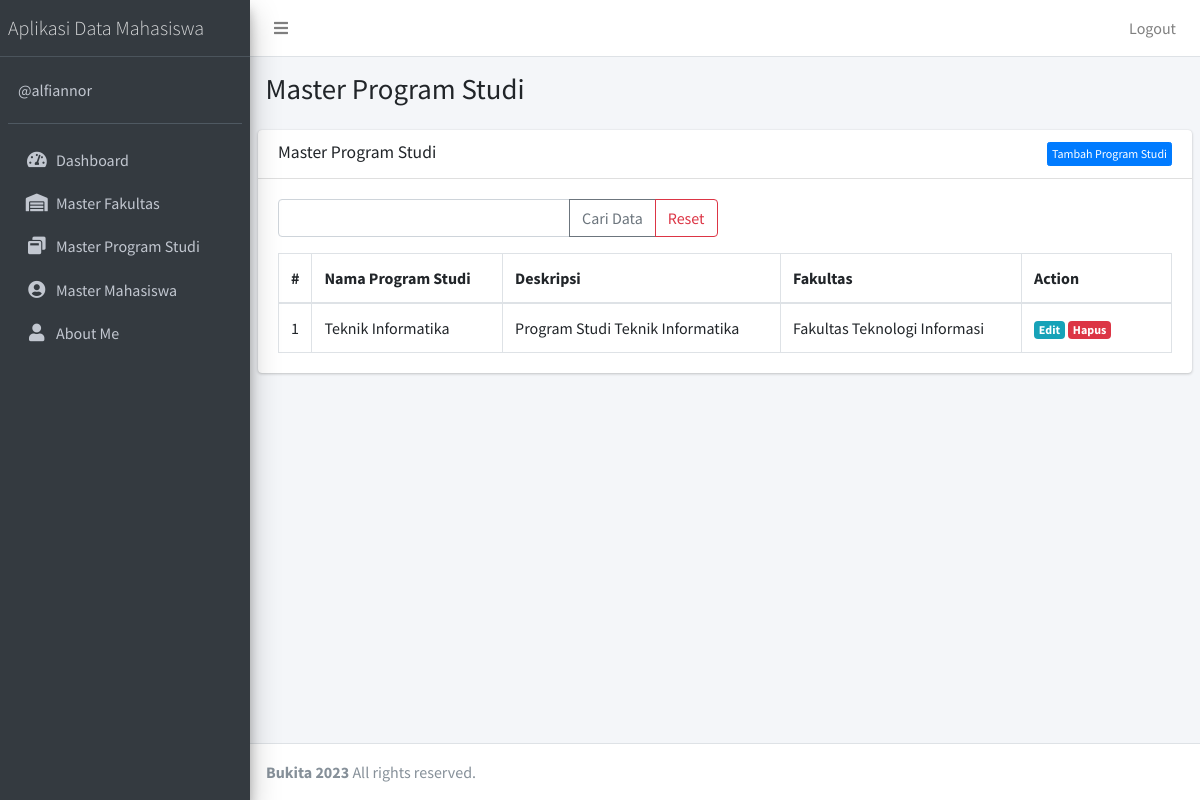
The app's page /public/programstudi (signed in) with its own data.
### tables this page shows
CREATE TABLE `programstudi` (
  `ProgramStudiID` int NOT NULL,
  `NamaProgramStudi` varchar(255) NOT NULL,
  `Deskripsi` text,
  `FakultasID` int DEFAULT NULL
);

CREATE TABLE `fakultas` (
  `FakultasID` int NOT NULL,
  `NamaFakultas` varchar(255) NOT NULL,
  `AlamatFakultas` text,
  `Deskripsi` text
);

### app/core/Controller.php (called while the page is built, shortened)
<?php
class Controller
{
    public function view($view, $data = [])
    {
        require_once '../app/views/' . $view . '.php';
    }
    public function model($model)
    {
        return new $model;
    }
}

### app/controllers/ProgramStudi.php (called while the page is built, shortened)
<?php
class ProgramStudi extends Controller
{
    public function index()
    {
        $data['title'] = 'Master Program Studi';
        $data['programstudi'] = $this->model('ProgramStudiModel')->getAllProgramStudi();
        $this->view('programstudi/index', $data);
    }
}

### app/core/App.php (called while the page is built, shortened)
<?php
class App
{
    protected $method = 'index';
    protected $params = [];
    public function __construct()
    {
        $this->controller = new $this->controller;
        call_user_func_array([$this->controller, $this->method], $this->params);
    }
}

### public/index.php (called while the page is built, shortened)
<?php
$app = new App;

### app/core/Database.php (called while the page is built, shortened)
<?php
class Database
{
    private $host = DB_HOST;
    private $user = DB_USER;
    private $pass = DB_PASS;
    private $dbnm = DB_NAME;
    private $dbh;
    private $stmt;
    public function __construct()
    {
        $dsn = 'mysql:host=' . $this->host . ';dbname=' . $this->dbnm;
        $option = [
            PDO::ATTR_PERSISTENT => true,
            PDO::ATTR_ERRMODE => PDO::ERRMODE_EXCEPTION
        ];
        try {
            $this->dbh = new PDO($dsn, $this->user, $this->pass, $option);
        } catch (PDOException $e) {
            die($e->getMessage());
        }
    }
    public function query($query)
    {
        $this->stmt = $this->dbh->prepare($query);
    }
    public function execute()
    {
        $this->stmt->execute();
    }
    public function resultSet()
    {
        $this->execute();
        return $this->stmt->fetchAll(PDO::FETCH_ASSOC);
    }
}

### app/models/ProgramStudiModel.php (called while the page is built, shortened)
<?php
class ProgramStudiModel
{
    private $db;
    public function __construct()
    {
        $this->db = new Database;
    }
    public function getAllProgramStudi()
    {
        $this->db->query('SELECT ProgramStudi.*, Fakultas.NamaFakultas FROM ProgramStudi LEFT JOIN Fakultas ON ProgramStudi.FakultasID = Fakultas.FakultasID');
        return $this->db->resultSet();
    }
}

### app/views/programstudi/index.php (the view, shortened to what this page needs)
<div class="content-wrapper">
    <section class="content-header">
        <div class="container-fluid">
            <div class="row mb-2">
                <div class="col-sm-6">
                    <h1><?= $data['title']; ?></h1>
                </div>
            </div>
        </div>
    </section>
    <section class="content">
        <div class="card">
            <div class="card-header">
                <h3 class="card-title"><?= $data['title'] ?></h3> <a href="<?= base_url; ?>/programstudi/tambah" class="btn float-right btn-xs btn btn-primary">Tambah Program Studi</a>
            </div>
            <div class="card-body">
                <form action="<?= base_url; ?>/programstudi/cari" method="post">
                    <div class="row mb-3">
                        <div class="col-lg-6">
                            <div class="input-group">
                                <input type="text" class="form-control" placeholder="" name="key">
                                <div class="input-group-append">
                                    <button class="btn btn-outline-secondary" type="submit">Cari Data</button>
                                    <a class="btn btn-outline-danger" href="<?= base_url; ?>/programstudi">Reset</a>
                                </div>
                            </div>
                        </div>
                    </div>
                </form>
                <table class="table table-bordered">
                    <thead>
                        <tr>
                            <th style="width: 10px">#</th>
                            <th>Nama Program Studi</th>
                            <th>Deskripsi</th>
                            <th>Fakultas</th>
                            <th style="width: 150px">Action</th>
                        </tr>
                    </thead>
                    <tbody>
                        <?php $no = 1; ?>
                        <?php foreach ($data['programstudi'] as $row) : ?>
                            <tr>
                                <td><?= $no; ?></td>
                                <td><?= $row['NamaProgramStudi']; ?></td>
                                <td><?= $row['Deskripsi']; ?></td>
                                <td><?= $row['NamaFakultas']; ?></td>
                                <td>
                                    <a href="<?= base_url; ?>/programstudi/edit/<?= $row['ProgramStudiID'] ?>" class="badge badge-info ">Edit</a>
                                    <a href="<?= base_url; ?>/programstudi/hapus/<?= $row['ProgramStudiID'] ?>" class="badge badge-danger" onclick="return confirm('Hapus data?');">Hapus</a>
                                </td>
                            </tr>
                        <?php $no++;
                        endforeach; ?>
                    </tbody>
                </table>
            </div>
        </div>
    </section>
</div>

### records on screen
programstudi: NamaProgramStudi "Teknik Informatika", Deskripsi "Program Studi Teknik Informatika", FakultasID.NamaFakultas "Fakultas Teknologi Informasi"

### other values on screen
$data['title'] "Master Program Studi"
